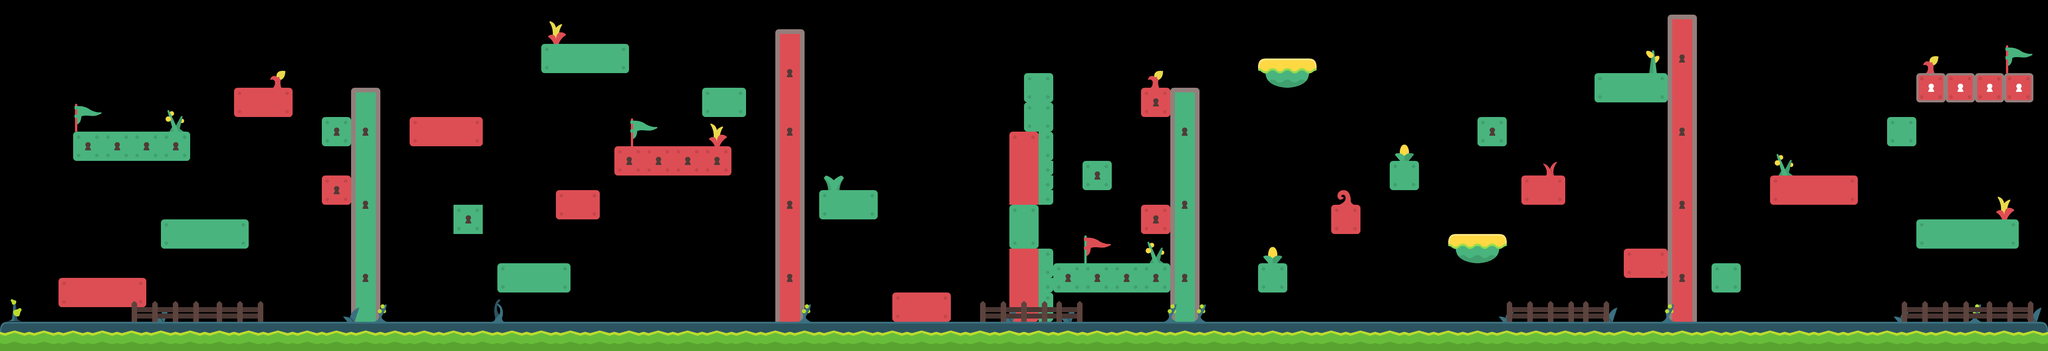

This game map was drawn from its Tiled (.tmx) file and the tilesets committed beside it. A one-line description and the trimmed map source follow:
An orthogonal 140x24 tile map with 32x32 px tiles, 11 tile layers (L1, L2, L3, L4, ...).

<map version="1.10" tiledversion="1.12.2" class="clsLevel" orientation="orthogonal" renderorder="right-down" width="140" height="24" tilewidth="32" tileheight="32" infinite="0" nextlayerid="12" nextobjectid="1">
 <tileset firstgid="1" source="AbstractPlatformer32x32.tsx" />
 <layer id="1" name="L1" class="clsGround" width="140" height="24" locked="1">
  <data>[3360 cells, 280 non-empty, 12 distinct tile ids]</data>
 </layer>
 <layer id="2" name="L2" class="clsPlatformRed" width="140" height="24">
  <data>[3360 cells, 112 non-empty, 24 distinct tile ids]</data>
 </layer>
 <layer id="3" name="L3" class="clsPlatformGreen" width="140" height="24" locked="1">
  <data>[3360 cells, 92 non-empty, 20 distinct tile ids]</data>
 </layer>
 <layer id="4" name="L4" class="clsPlaformRedLocked" width="140" height="24" locked="1">
  <data>[3360 cells, 32 non-empty, 12 distinct tile ids]</data>
 </layer>
 <layer id="5" name="L5" class="clsPlatformGreenLocked" width="140" height="24" locked="1">
  <data>[3360 cells, 44 non-empty, 8 distinct tile ids]</data>
 </layer>
 <layer id="6" name="L6" class="clsFlagsUp" width="140" height="24" locked="1">
  <data>[3360 cells, 14 non-empty, 8 distinct tile ids]</data>
 </layer>
 <layer id="7" name="L7" class="clsFlagsDown" width="140" height="24">
  <data>[3360 cells, 8 non-empty, 4 distinct tile ids]</data>
 </layer>
 <layer id="8" name="L8" class="clsWalls" width="140" height="24" locked="1">
  <data>[3360 cells, 178 non-empty, 36 distinct tile ids]</data>
 </layer>
 <layer id="9" name="L9" class="clsFlowers" width="140" height="24" locked="1">
  <data>[3360 cells, 102 non-empty, 40 distinct tile ids]</data>
 </layer>
 <layer id="10" name="L10" class="clsFence" width="140" height="24" locked="1">
  <data>[3360 cells, 64 non-empty, 12 distinct tile ids]</data>
 </layer>
 <layer id="11" name="L11" class="clsArrows" width="140" height="24" locked="1">
  <data>[3360 cells, 0 non-empty, 0 distinct tile ids]</data>
 </layer>
</map>
